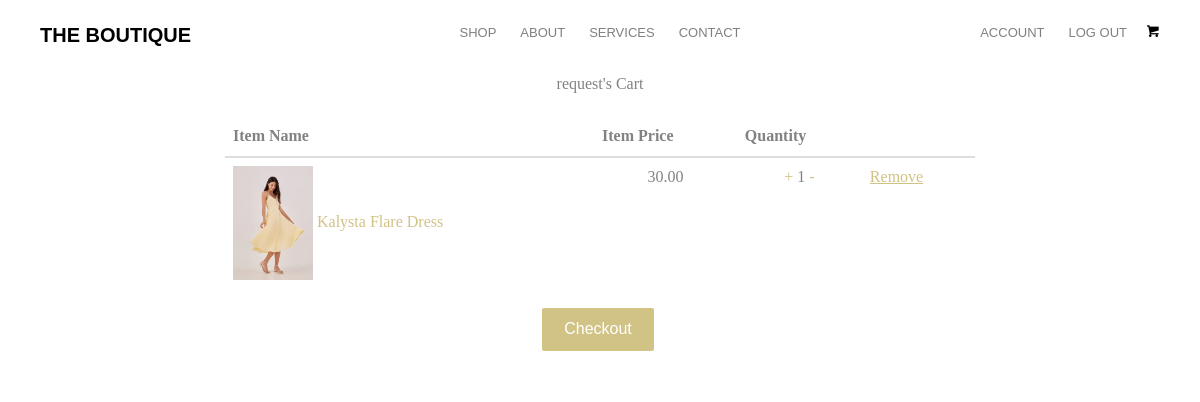
Screenshot of /cart (signed in) with the database file from the repository.
### ecommercesite/database.py (models this page shows, shortened)
class User(db.Model, UserMixin):
    __tablename__ = 'user'
    id = db.Column(db.Integer, primary_key=True)
    type = db.Column(db.String(20))
    first_name = db.Column(db.String(30), nullable=False)
    last_name = db.Column(db.String(30), nullable=False)
    username = db.Column(db.String(30), nullable=False, unique=True)
    email = db.Column(db.String(100), nullable=False, unique=True)
    password = db.Column(db.String(60), nullable=False)
    role = db.Column(db.String(10), nullable=False, default='user')
    image_file = db.Column(db.String(20), nullable=False, default='defaultpfp.jpg')
    __mapper_args__ = {
        'polymorphic_on':type,
        'polymorphic_identity':'user'
    }

class Items_In_Cart(db.Model):
    __tablename__ = 'items_in_cart'
    id = db.Column(db.Integer, primary_key=True)
    image_1 = db.Column(db.String(150), nullable=False, default='product-single-1.jpg')
    name = db.Column(db.String(80), nullable=False)
    price = db.Column(db.Numeric(10,2), nullable=False)
    quantity = db.Column(db.Integer, nullable=False, default='1')
    product_id = db.Column(db.Integer, nullable=False)
    user_id = db.Column(db.Integer, db.ForeignKey('user.id'), nullable=False)

### ecommercesite/routes.py (the view)
@app.route('/cart', methods=['GET', 'POST'])
@login_required
def cart():
    cart_items = Items_In_Cart.query.filter_by(user_id=current_user.id).all()
    items = 0
    for item in cart_items:
        items += 1
    return render_template('cart.html', title='Shopping Cart', current_user=current_user, cart_items=cart_items, items=items)

### ecommercesite/database.py (called while the page is built)
@login_manager.user_loader
def load_user(user_id):
    return User.query.get(int(user_id))

### ecommercesite/templates/cart.html
{% extends 'layout.html' %}
{% block content %}
<div>
    <p class='text-center'>{{ current_user.username }}'s Cart</p>
</div>
<div class="page-wrapper">
  <div class="cart shopping">
    <div class="container">
      <div class="row">
        <div class="col-md-8 col-md-offset-2">
          <div class="block">
            <div class="product-list">
              <form method="post">
                <table class="table">
                  <thead>
                    <tr>
                      <th class="">Item Name</th>
                      <th class="">Item Price</th>
                      <th class="">Quantity</th>
                      <th class=""></th>
                    </tr>
                  </thead>
                  <tbody>
                    {% for product in cart_items %}
                    <tr class="">
                      <td class="">
                        <div class="product-info">
                          <img width="80" src="{{url_for('static', filename='product_pics/' + product.image_1)}}" alt="" />
                          <a href="{{ url_for('product_details', id=product.product_id) }}">{{ product.name }}</a>
                        </div>
                      </td>
                      <td class="text-center">{{ product.price }}</td>
                      <td class="text-center col-md-2">
                        <a href="{{ url_for('add_quantity', id=product.id) }}">+</a> {{ product.quantity }} <a href="{{ url_for('min_quantity', id=product.id) }}">-</a>
                      </td>
                      <td class="">
                        <a class="product-remove text-center" style="text-decoration: underline" href="{{ url_for('delete_cart', id=product.id)}}">Remove</a>
                      </td>
                    </tr>
                    {% endfor %}
                  </tbody>
                </table>
              </form>
            </div>
          </div>
        </div>
      </div>
    </div>
  </div>
</div>
{% if cart_items %}
<div class="container text-center">
  <p>
    <a class="btn btn-primary" href="{{ url_for('checkout_details')}}">Checkout</a>
  </p>
</div>
{% else %}
<div class="container text-center">
  <p>
    Add items to your cart to checkout!
  </p>
</div>
{% endif %}
{% endblock %}

### ecommercesite/static/style.css (style rules this page uses)
body { font-family: "Playfair Display", serif; font-weight: 400; font-size: 16px; line-height: 1.7; color: #828282; background: #fff; }
a { color: #d1c286; -webkit-transition: 0.5s; -o-transition: 0.5s; transition: 0.5s; }
p { margin-bottom: 20px; }
.btn { margin-right: 4px; margin-bottom: 4px; font-family: "Montserrat", Arial, sans-serif; font-size: 16px; font-weight: 400; -webkit-border-radius: 2px; -moz-border-radius: 2px; -ms-border-radius: 2px; border-radius: 2px; -webkit-transition: 0.5s; -o-transition: 0.5s; transition: 0.5s; padding: 8px 20px; }
.btn-primary { background: #d1c286; color: #fff; border: 2px solid #d1c286; }

### rows the page displays
User: username "request"
Items_In_Cart: image_1 (picture), name "Kalysta Flare Dress", price "30.00", quantity "1"
